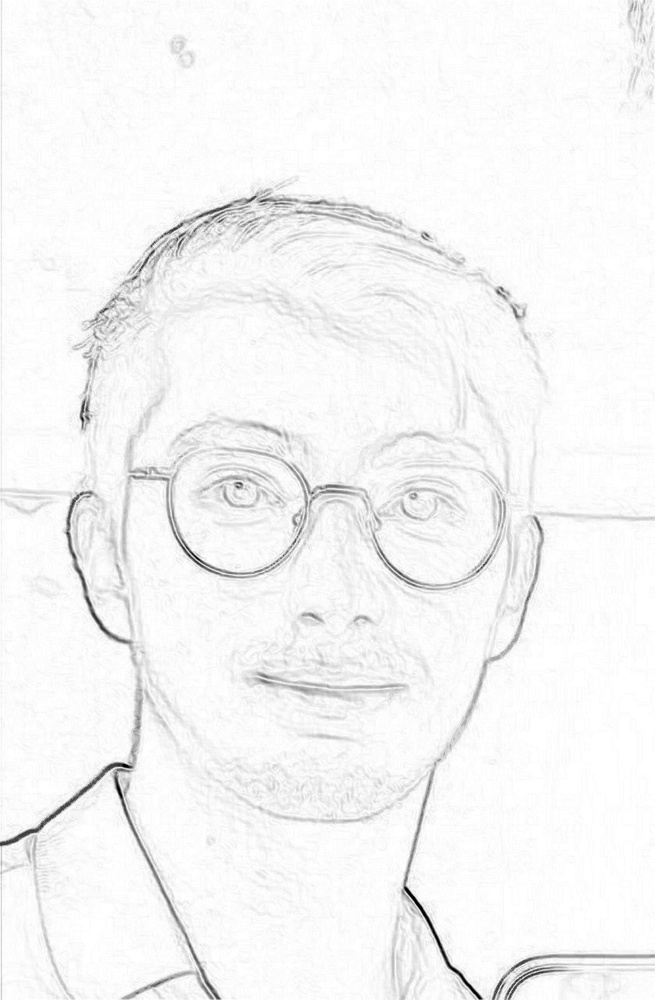
#> input picture Create_Data/sketch/Capture_sketch.jpg, 655 x 1000 px, shrunk from 839 x 1280 before the run
$ python -i sketch_simple.py   (imports and definitions only)   (older library calls are emulated)
#> lines starting #> are read from the running program, lines starting #| are printed output that depends on the picture
#> in create_sketch, original is the input picture: shape (1000, 655, 3); min 0, max 255, mean 245.5
import cv2
import numpy as np
import os
import sys

def sobel(img):
    opImgx = cv2.Sobel(img, cv2.CV_8U, 0, 1, ksize=3)
    opImgy = cv2.Sobel(img, cv2.CV_8U, 1, 0, ksize=3)
    return cv2.bitwise_or(opImgx, opImgy)

def sketch(frame):
    frame = cv2.GaussianBlur(frame, (3, 3), 0)
    invImg = 255 - frame
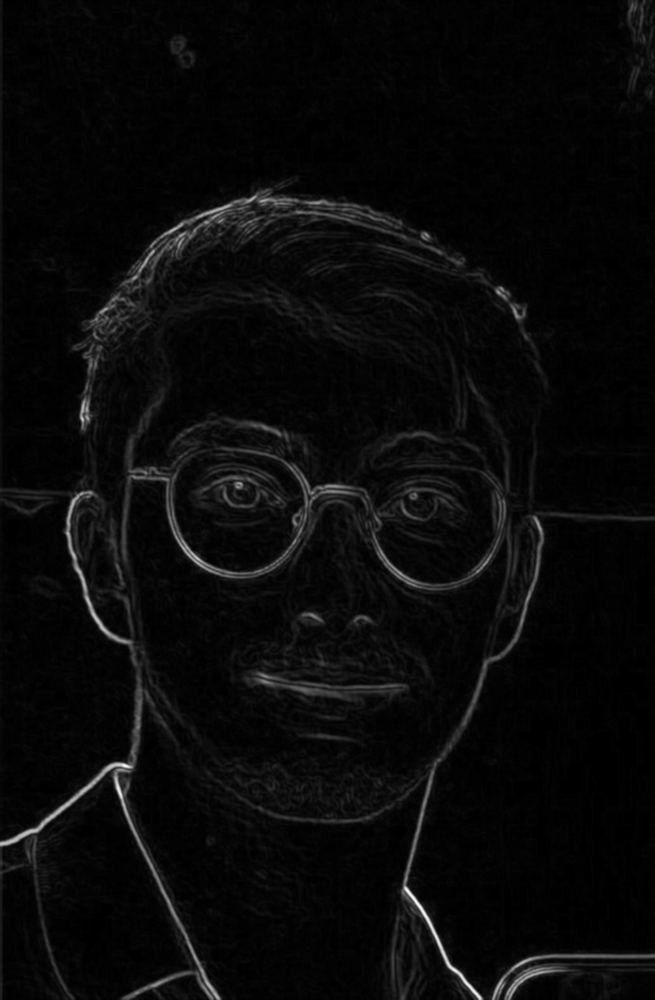
#> invImg: shape (1000, 655); min 0, max 249, mean 9.5
    edgImg0 = sobel(frame)
#> in sobel, `return cv2.bitwise_or(opImgx, opImgy)`:
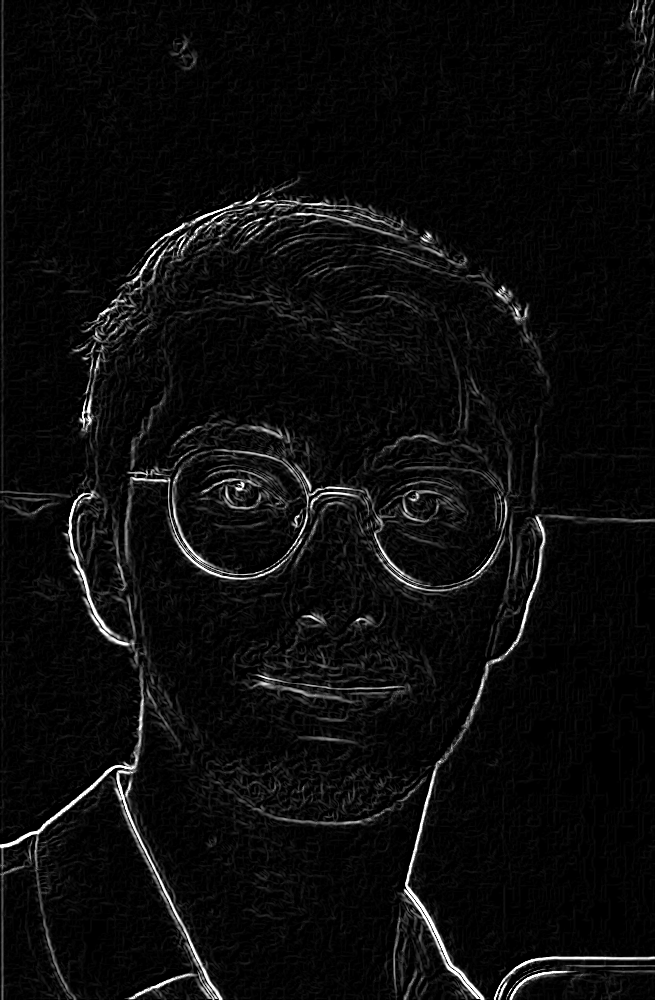
#> returned value: shape (1000, 655); min 0, max 255, mean 12
    edgImg1 = sobel(invImg)
#> in sobel (call 2), `opImgx = cv2.Sobel(img, cv2.CV_8U, 0, 1, ksize=3)`:
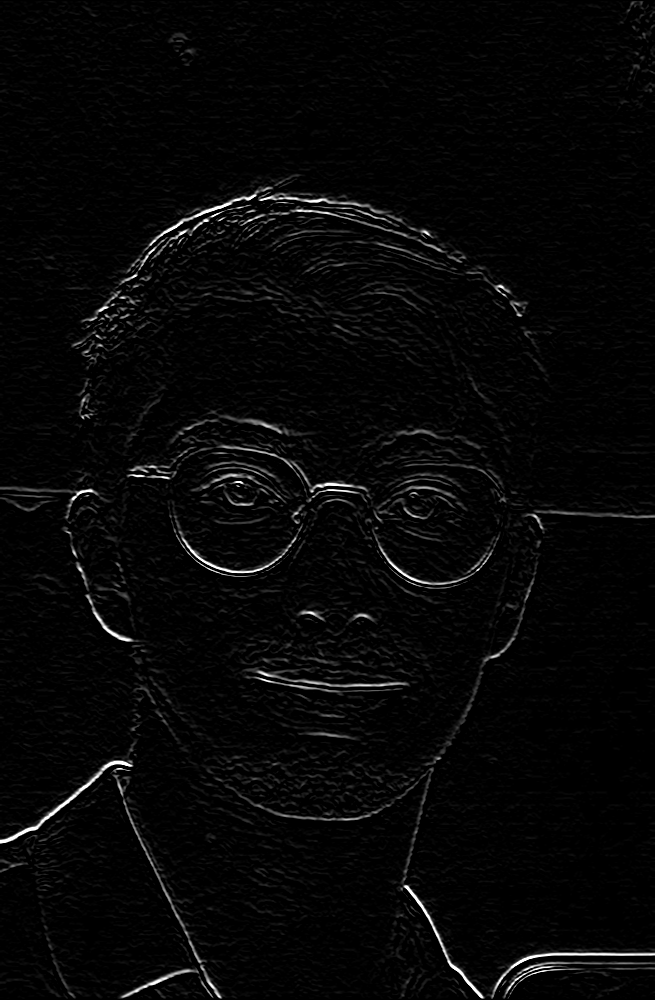
#> opImgx: shape (1000, 655); min 0, max 255, mean 6.6
#> in sobel (call 2), `opImgy = cv2.Sobel(img, cv2.CV_8U, 1, 0, ksize=3)`:
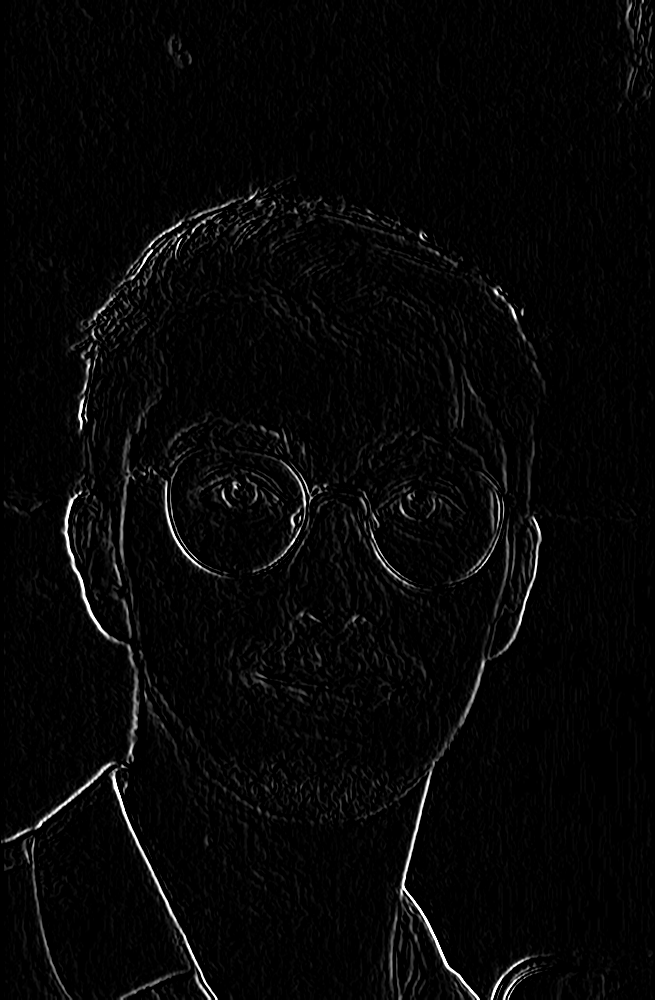
#> opImgy: shape (1000, 655); min 0, max 255, mean 6.4
#> in sobel (call 2), `return cv2.bitwise_or(opImgx, opImgy)`:
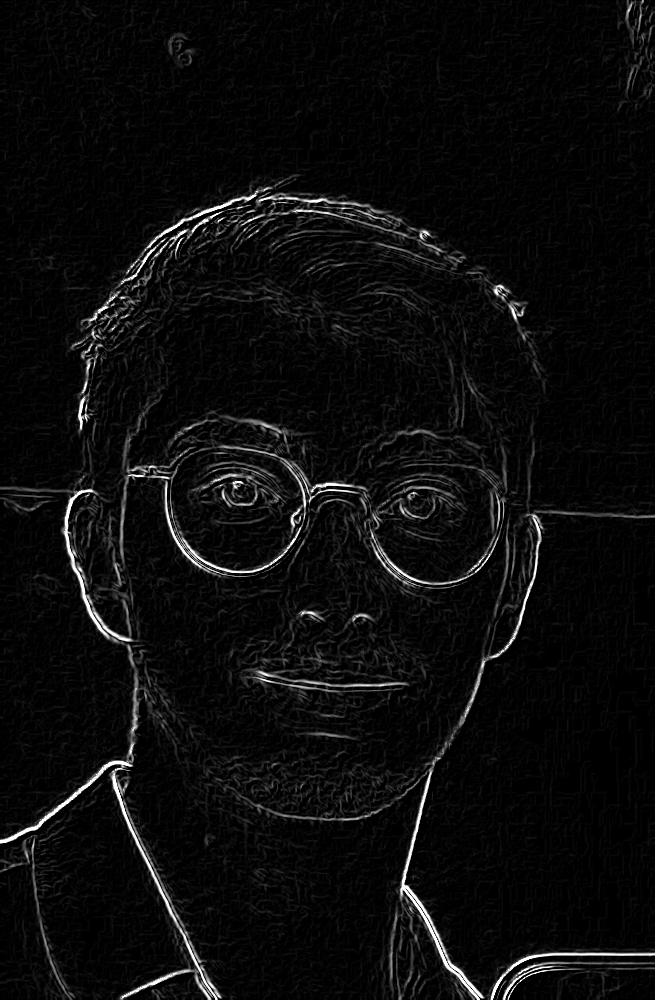
#> returned value: shape (1000, 655); min 0, max 255, mean 11.9
    edgImg = cv2.addWeighted(edgImg0, 0.75, edgImg1, 0.75, 0)
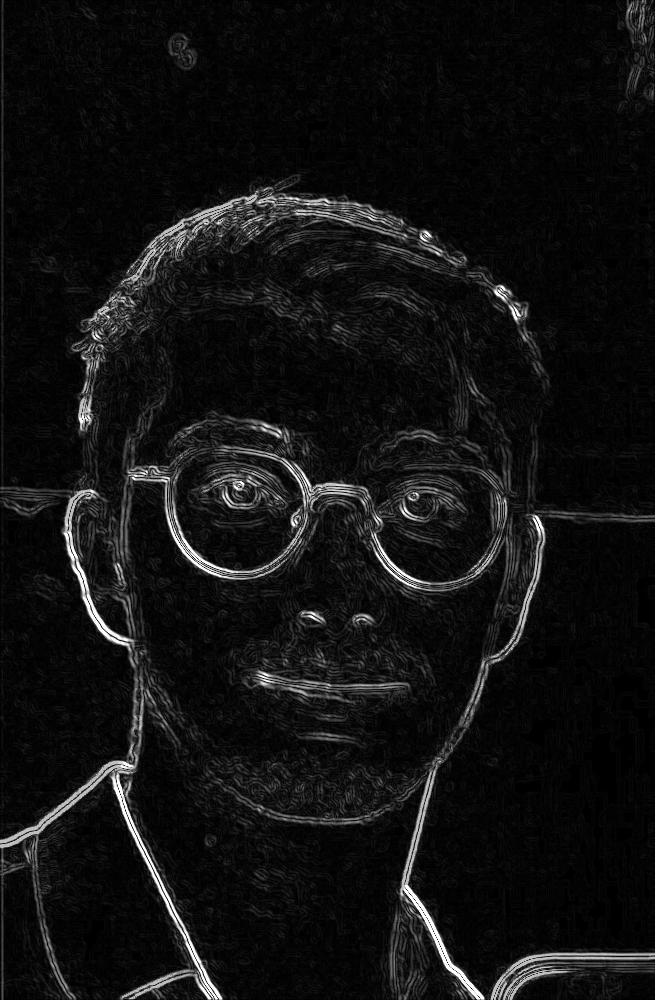
#> edgImg: shape (1000, 655); min 0, max 255, mean 17.6
    opImg = 255 - edgImg
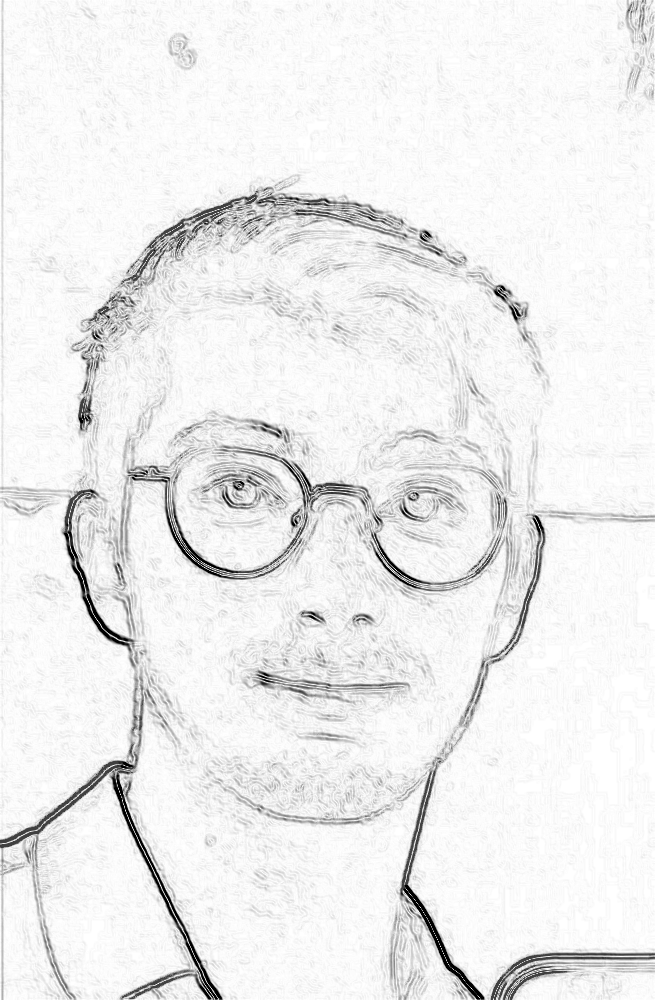
#> opImg: shape (1000, 655); min 0, max 255, mean 237.4
    return opImg

def create_sketch(image_path):
    # Lire l’image
    original = cv2.imread(image_path)
    if original is None:
        print(f"Erreur : l’image '{image_path}' est introuvable.")
        return

    # Conversion en niveaux de gris
    gray = cv2.cvtColor(original, cv2.COLOR_BGR2GRAY)

    # Créer le sketch
    sketch_img = sketch(gray)

    # Créer le nom du fichier de sortie
    basename = os.path.splitext(os.path.basename(image_path))[0]
    output_path = f"{basename}_sketch.jpg"

    # Sauvegarder le résultat
    cv2.imwrite(output_path, sketch_img)
    print(f"Sketch sauvegardé dans : {output_path}")

# [5 lines not run here, left out]

>>> result = create_sketch('Capture_sketch.jpg')
